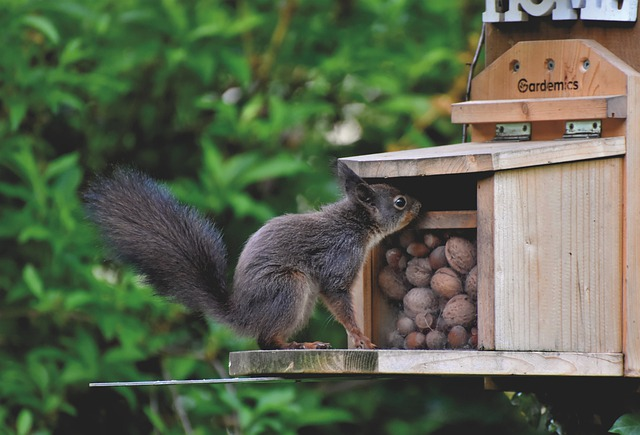
#> input picture uploads/1.jpg, 640 x 435 px
$ python -i color_manipulation.py   (imports and definitions only)
#> lines starting #> are read from the running program, lines starting #| are printed output that depends on the picture; after the words box and inside, x2 and y2 are one past the last pixel; in counts of white or black regions, pixels touching at a corner belong together
import cv2
import numpy as np

# [39 lines left out: function change_background_color, not called in this run]

def replace_color(image_path, output_path, source_color=(255, 0, 0), target_color=(0, 255, 0), tolerance=30):
#> called with image_path = '../uploads/1.jpg', output_path = 'out.png', source_color = (255, 0, 0), target_color = (0, 255, 0), tolerance = 30
    img = cv2.imread(image_path)
#> img is the input picture: shape (435, 640, 3); mean B, G, R 78.8, 101, 91.1
    if img is None:
        raise ValueError("Could not read image")

    # Convert to RGB
    img_rgb = cv2.cvtColor(img, cv2.COLOR_BGR2RGB)

    # Convert to HSV for better color matching
    img_hsv = cv2.cvtColor(img, cv2.COLOR_BGR2HSV)
#> img_hsv: shape (435, 640, 3); mean H, S, V 53.5, 72.2, 107.9
    source_hsv = cv2.cvtColor(np.uint8([[source_color[::-1]]]), cv2.COLOR_BGR2HSV)[0][0]

    # Create mask for soruce color
    lower_bound = np.array([max(0, source_hsv[0] - tolerance), 50, 50])
    upper_bound = np.array([min(179, source_hsv[0] + tolerance), 255, 255])
    mask = cv2.inRange(img_hsv, lower_bound, upper_bound)
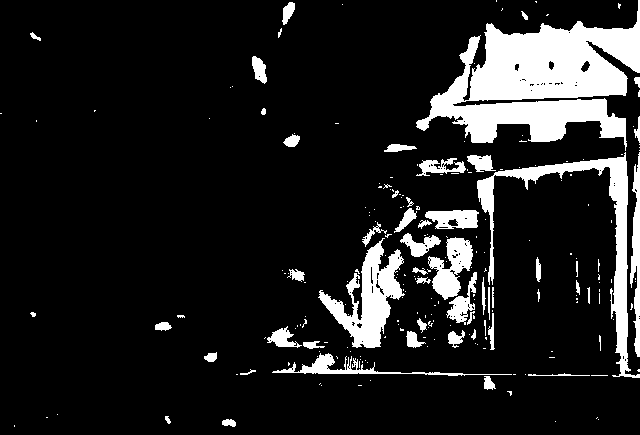
#> mask: shape (435, 640); 12.8% white; 222 white regions (167 under 20 px), largest, box (x1, y1, x2, y2) and area: (416, 0, 640, 151) 16758, (477, 152, 640, 378) 4676, (318, 238, 405, 348) 3754

    # Apply morphological operations
    kernel = np.ones((3, 3), np.uint8)
    mask = cv2.morphologyEx(mask, cv2.MORPH_CLOSE, kernel)
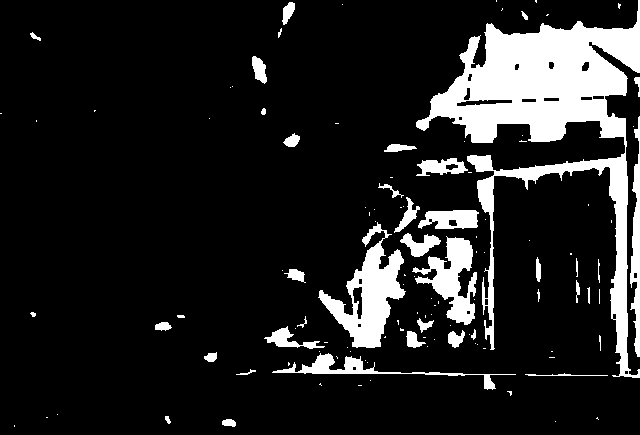
#> mask: shape (435, 640); 13.4% white; 117 white regions (76 under 20 px), largest, box (x1, y1, x2, y2) and area: (416, 0, 640, 378) 22648, (318, 222, 406, 348) 4233, (412, 236, 477, 325) 2467

    # replace color
    result = img_rgb.copy()
    result[mask > 0] = target_color
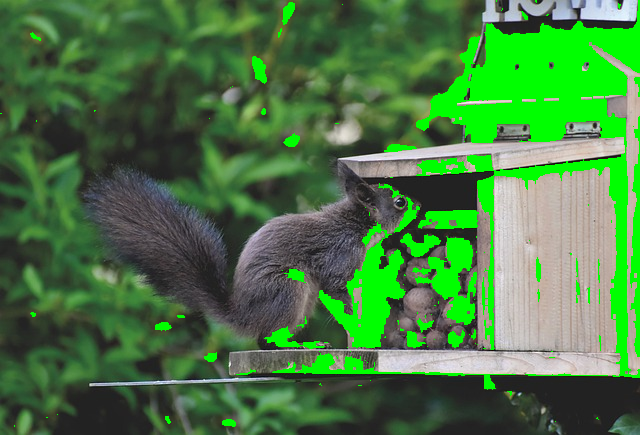
#> result: shape (435, 640, 3); mean R, G, B 72.4, 120.5, 66.9

    # Convert back to BGR
    result_bgr = cv2.cvtColor(result, cv2.COLOR_RGB2BGR)
    cv2.imwrite(output_path, result_bgr)

    return {
        'source_color': source_color,
        'target_color': target_color,
        'pixels_changed': np.sum(mask > 0)
    }

# [66 lines left out: functions adjust_saturation, shift_hue, apply_color_manipulation, not called in this run]

>>> result = replace_color('../uploads/1.jpg', 'out.png')
#> result = {'source_color': (255, 0, 0), 'target_color': (0, 255, 0), 'pixels_changed': 37405}

$ run again, on uploads/10.jpg
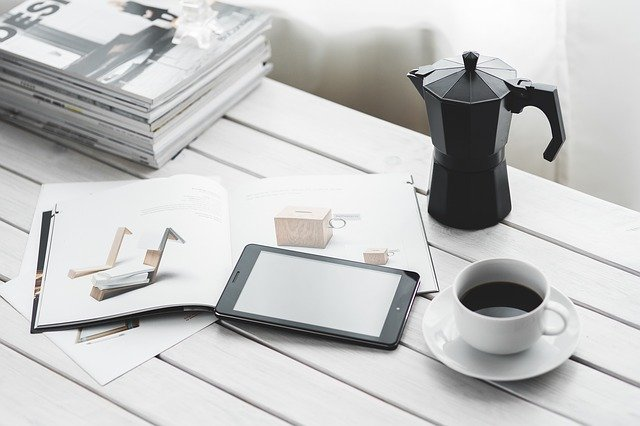
#> input picture uploads/10.jpg, 640 x 426 px
#> in replace_color, img is the input picture: shape (426, 640, 3); mean B, G, R 195.3, 195.8, 195.3
#> img_hsv: shape (426, 640, 3); mean H, S, V 48.2, 5.4, 196.9
#> in replace_color, `mask = cv2.inRange(img_hsv, lower_bound, upper_bound)`:
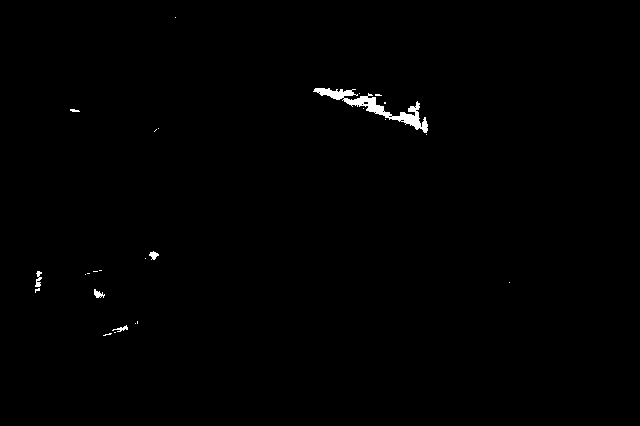
#> mask: shape (426, 640); 0.52% white; 26 white regions (20 under 20 px), largest, box (x1, y1, x2, y2) and area: (313, 88, 428, 133) 1117, (35, 271, 42, 287) 64, (94, 289, 105, 298) 55, (149, 251, 159, 260) 52, (112, 325, 128, 332) 45, (70, 109, 80, 112) 22
#> in replace_color, `result[mask > 0] = target_color`:
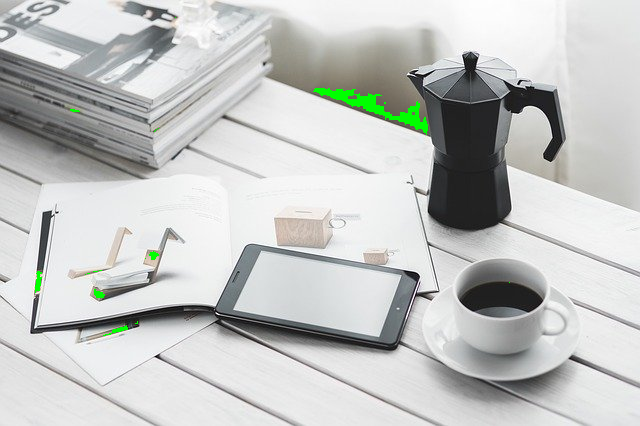
#> result: shape (426, 640, 3); mean R, G, B 194.6, 196.6, 194.8
#> `result = replace_color('../uploads/1.jpg', 'out.png')`: result = {'source_color': (255, 0, 0), 'target_color': (0, 255, 0), 'pixels_changed': 1599}

$ run again, on uploads/2.jpg
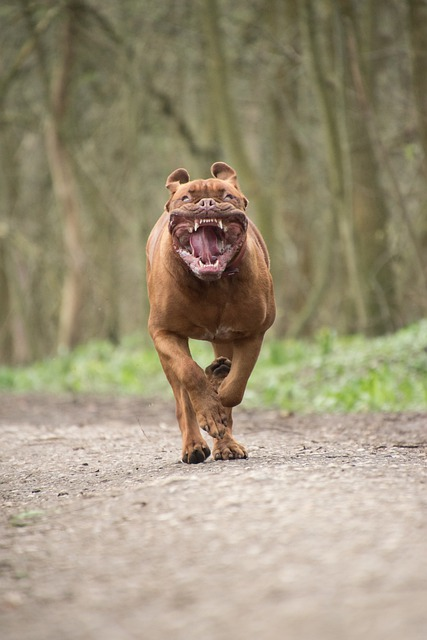
#> input picture uploads/2.jpg, 427 x 640 px
#> in replace_color, img is the input picture: shape (640, 427, 3); mean B, G, R 121.8, 146.5, 156.9
#> img_hsv: shape (640, 427, 3); mean H, S, V 21.6, 64.2, 157.9
#> in replace_color, `mask = cv2.inRange(img_hsv, lower_bound, upper_bound)`:
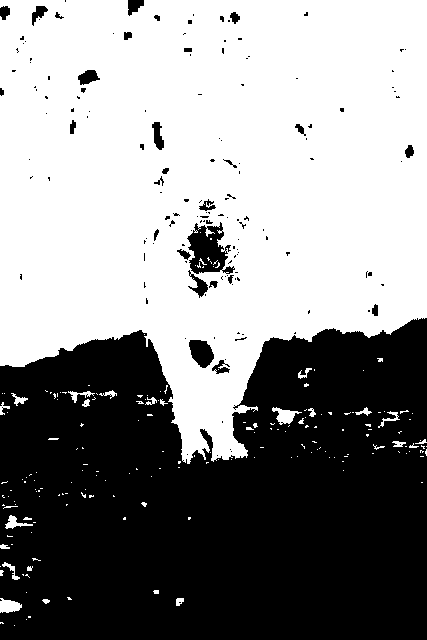
#> mask: shape (640, 427); 55.6% white; 154 black regions (125 under 20 px), largest, box (x1, y1, x2, y2) and area: (0, 318, 427, 640) 116733, (187, 222, 235, 274) 1429, (189, 340, 214, 368) 494
#> in replace_color, `result[mask > 0] = target_color`:
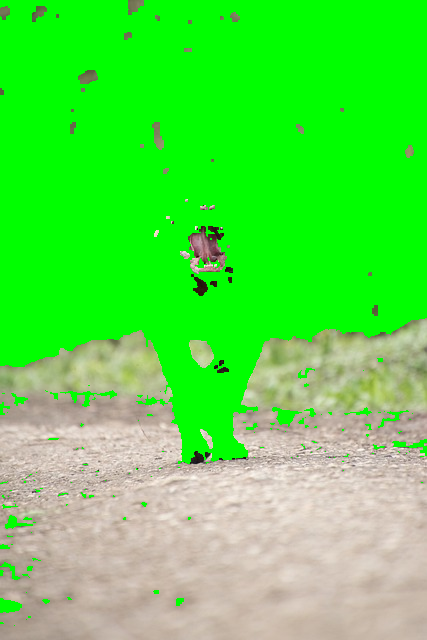
#> result: shape (640, 427, 3); mean R, G, B 85.5, 224.3, 72.6
#> `result = replace_color('../uploads/1.jpg', 'out.png')`: result = {'source_color': (255, 0, 0), 'target_color': (0, 255, 0), 'pixels_changed': 153269}

$ run again, on uploads/3.jpg
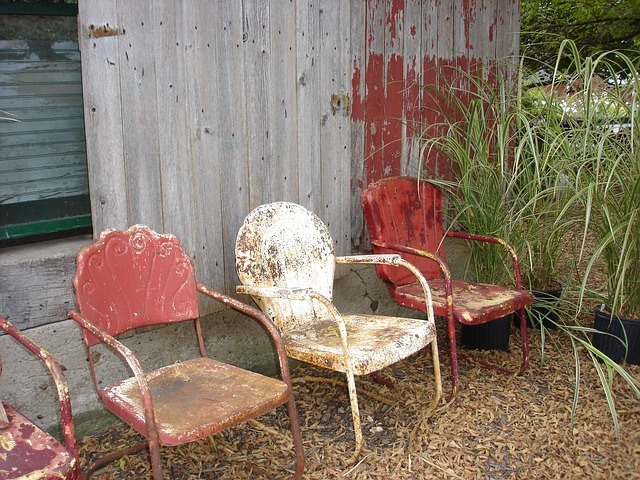
#> input picture uploads/3.jpg, 640 x 480 px
#> in replace_color, img is the input picture: shape (480, 640, 3); mean B, G, R 102.9, 118.2, 135
#> img_hsv: shape (480, 640, 3); mean H, S, V 38.5, 75.8, 137.2
#> in replace_color, `mask = cv2.inRange(img_hsv, lower_bound, upper_bound)`:
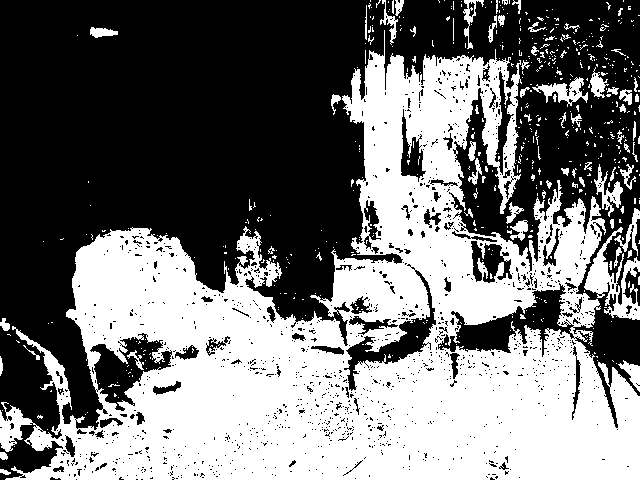
#> mask: shape (480, 640); 45.2% white; 546 white regions (473 under 20 px), largest, box (x1, y1, x2, y2) and area: (0, 30, 640, 480) 129219, (584, 227, 640, 320) 1862, (532, 77, 588, 107) 643
#> in replace_color, `result[mask > 0] = target_color`:
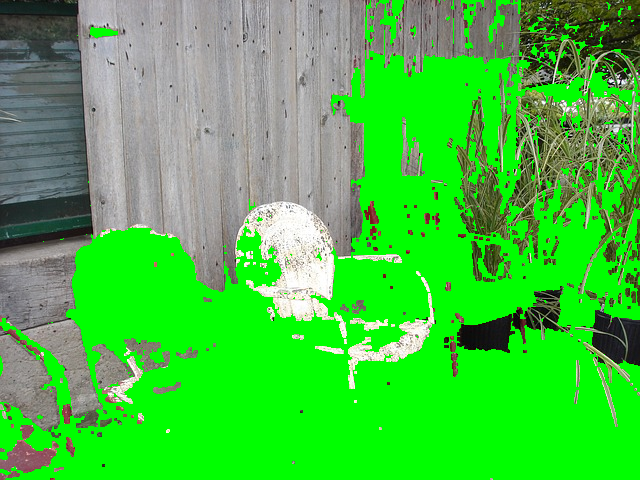
#> result: shape (480, 640, 3); mean R, G, B 69.6, 192.3, 64.6
#> `result = replace_color('../uploads/1.jpg', 'out.png')`: result = {'source_color': (255, 0, 0), 'target_color': (0, 255, 0), 'pixels_changed': 148050}
